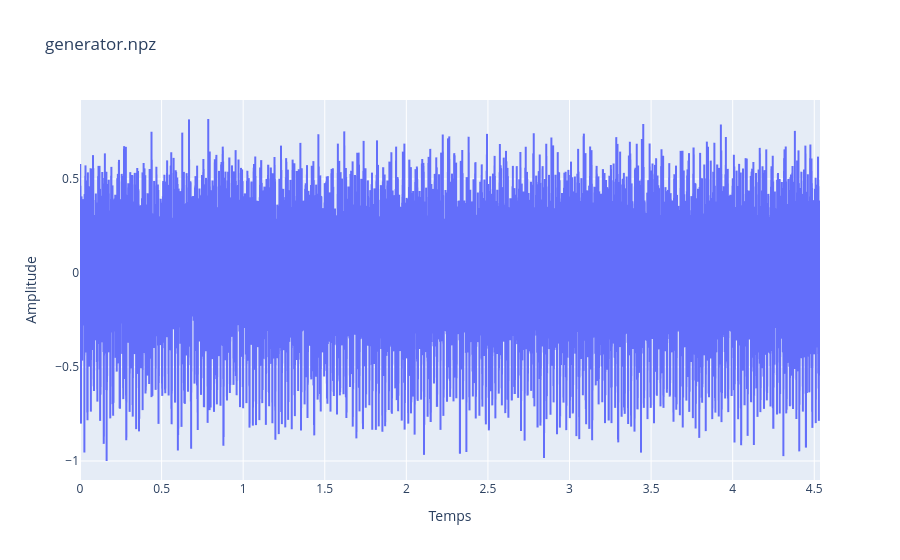
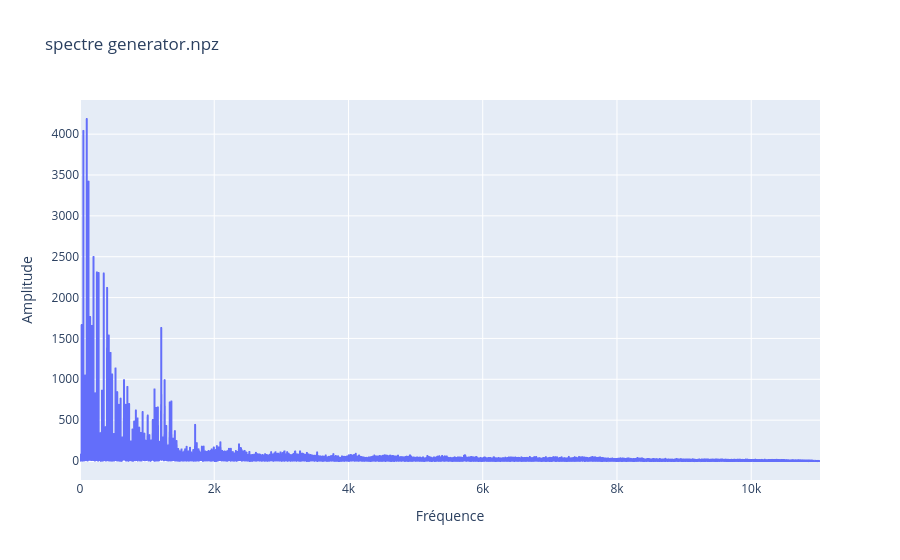

Write notebook code for charts like these, in order.
### Markdown cell above
# Partie 1 - Introduction à l’analyse spectrale

### Code cell
signal_dict1 = np.load('generator.npz') # signal_dict est un dictionnaire contenant les données contenues dans le fichier signal.npz
s = signal_dict1['s'] # extraction du signal utile
t = signal_dict1['t'] # extraction du vecteur temps associé au signal

nu1, sF1 = san.trans_fourier(s, t)

spectre1 = np.abs(sF1)

px.line(x = t, y = s, labels={"x":"Temps", "y":"Amplitude"}, title="generator.npz").show()
px.line(x = nu1, y = spectre1, labels={"x":"Fréquence", "y":"Amplitude"}, title="spectre generator.npz").show()

### Figure 1 — Plotly figure (JSON) as saved in the notebook; plotly's stock layout.template omitted (floating-point values rounded to 4 significant figures; data arrays with more than 128 entries replaced by an {"elided": "..."} marker saying what was removed)
{"data": [{"hovertemplate": "Temps=%{x}<br>Amplitude=%{y}<extra></extra>", "legendgroup": "", "line": {"color": "#636efa", "dash": "solid"}, "marker": {"symbol": "circle"}, "mode": "lines", "name": "", "showlegend": false, "type": "scattergl", "x": {"elided": "100000 float values"}, "xaxis": "x", "y": {"elided": "100000 float values"}, "yaxis": "y"}], "layout": {"legend": {"tracegroupgap": 0}, "title": {"text": "generator.npz"}, "xaxis": {"anchor": "y", "domain": [0, 1], "title": {"text": "Temps"}}, "yaxis": {"anchor": "x", "domain": [0, 1], "title": {"text": "Amplitude"}}}}

### Figure 2 — Plotly figure (JSON) as saved in the notebook; plotly's stock layout.template omitted (floating-point values rounded to 4 significant figures; data arrays with more than 128 entries replaced by an {"elided": "..."} marker saying what was removed)
{"data": [{"hovertemplate": "Fréquence=%{x}<br>Amplitude=%{y}<extra></extra>", "legendgroup": "", "line": {"color": "#636efa", "dash": "solid"}, "marker": {"symbol": "circle"}, "mode": "lines", "name": "", "showlegend": false, "type": "scattergl", "x": {"elided": "50000 float values"}, "xaxis": "x", "y": {"elided": "50000 float values"}, "yaxis": "y"}], "layout": {"legend": {"tracegroupgap": 0}, "title": {"text": "spectre generator.npz"}, "xaxis": {"anchor": "y", "domain": [0, 1], "title": {"text": "Fréquence"}}, "yaxis": {"anchor": "x", "domain": [0, 1], "title": {"text": "Amplitude"}}}}
